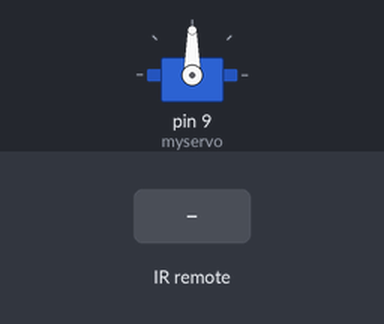
Simulated run of this sketch. Board: Arduino Uno, built with avr-gcc and run on an emulated ATmega328P. On the bench: servo. The inputs (shaded band) are chosen by the test bench.

Above: at 1.2 s.
1.3 s: infrared code 0x20DF40BF received
At 1.75 s:
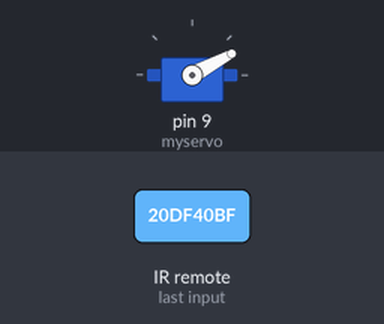
At 8.2 s:
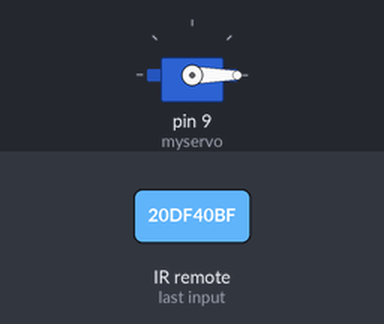
Timing chart, 0 to 9.7 s (numbered marks = the images above; inputs shaded):
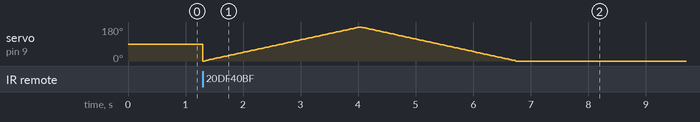

The sketch:

IRservo.ino
```cpp
#include <Servo.h>
#include <IRremote.h>

Servo myservo;  // create servo object to control a servo
                // twelve servo objects can be created on most boards

int pos = 0;    // variable to store the servo position

const int RECV_PIN = 4;

IRrecv irrecv(RECV_PIN);
decode_results results;


void setup(){
myservo.attach(9);  // attaches the servo on pin 9 to the servo object

  irrecv.enableIRIn();


}


void loop(){
    if (irrecv.decode(&results)){

        switch(results.value){
          case 0x20df40bf:


         for (pos = 0; pos <= 180; pos += 1) {       // goes from 0 degrees to 180 degrees
                                                     // in steps of 1 degree
    myservo.write(pos);              // tell servo to go to position in variable 'pos'
    delay(15);                       // waits 15ms for the servo to reach the position
  }
  for (pos = 180; pos >= 0; pos -= 1) {           // goes from 180 degrees to 0 degrees
    myservo.write(pos);                           // tell servo to go to position in variable 'pos'
    delay(15);                                    //

    }
    irrecv.resume();
  }

}}
```
